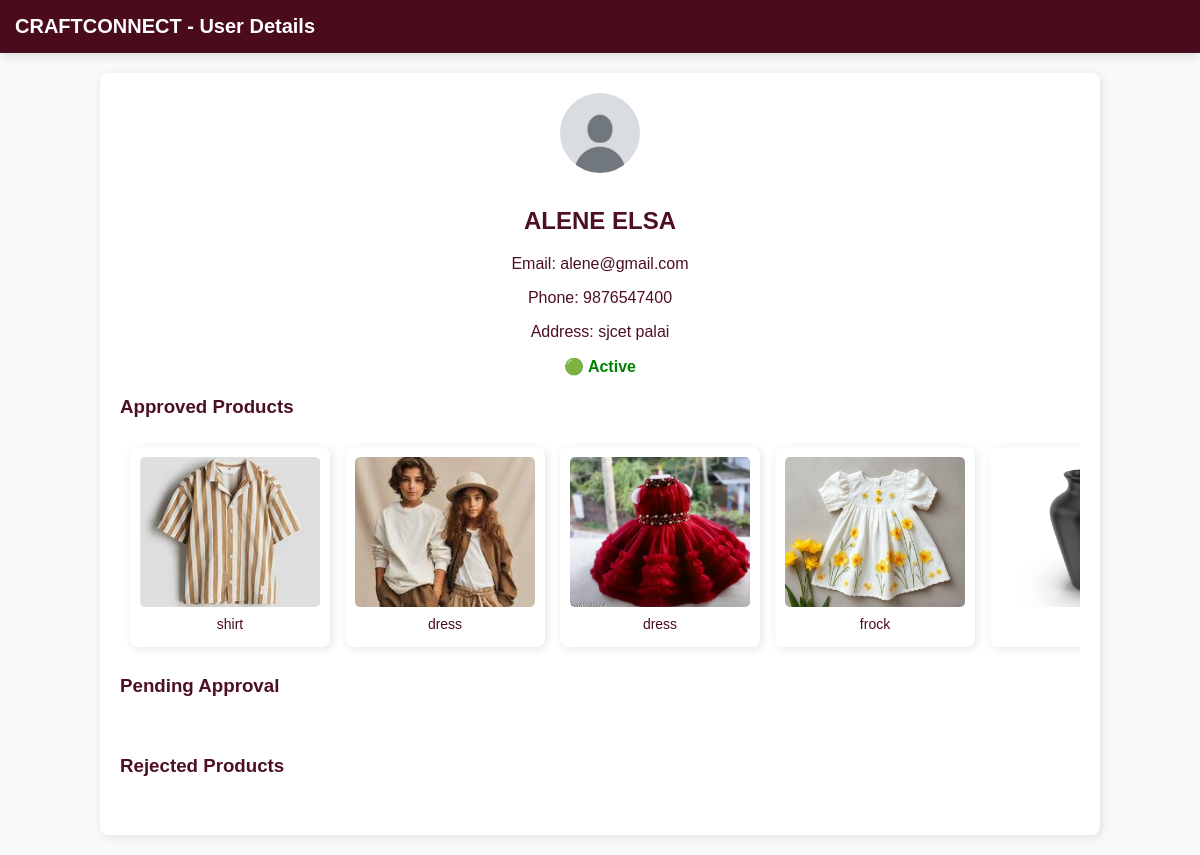
The app's page /admin/user/2 (signed in) with its own data.
### tables this page shows
CREATE TABLE users (
            id INTEGER PRIMARY KEY AUTOINCREMENT,
            name TEXT NOT NULL,
            email TEXT UNIQUE NOT NULL,
            password TEXT NOT NULL,
            user_type TEXT NOT NULL,
            profile_pic TEXT DEFAULT 'default_profile.jpg'
        , phone TEXT, whatsapp TEXT, address TEXT, description TEXT, username TEXT, suspended default 0, is_logged_in INTEGER DEFAULT 0);

CREATE TABLE products (
            id INTEGER PRIMARY KEY AUTOINCREMENT,
            name TEXT NOT NULL,
            description TEXT NOT NULL,
            price REAL NOT NULL,
            image TEXT NOT NULL,
            manufacturer_id INTEGER, approved INTEGER DEFAULT 0, category TEXT, stock_limit INTEGER DEFAULT NULL, size_chart TEXT,
            FOREIGN KEY (manufacturer_id) REFERENCES users (id)
        );

### app.py (the view)
@app.route('/admin/user/<int:user_id>')
def admin_user_details(user_id):
    if 'admin_logged_in' not in session:
        return redirect('/admin')
    conn = get_db_connection()
    user = conn.execute('SELECT * FROM users WHERE id = ?', (user_id,)).fetchone()
    if not user:
        conn.close()
        return "User not found", 404
    user_type = user['user_type']
    if user_type == 'customer':
        orders = conn.execute('''
            SELECT orders.*, products.name AS product_name, products.image, users.name AS manufacturer_name
            FROM orders
            JOIN products ON orders.product_id = products.id
            JOIN users ON products.manufacturer_id = users.id
            WHERE orders.user_id = ?
        ''', (user_id,)).fetchall()
        cart_items = conn.execute('''
            SELECT cart.*, products.name, products.image, products.price, users.name AS manufacturer_name
            FROM cart
            JOIN products ON cart.product_id = products.id
            JOIN users ON products.manufacturer_id = users.id
            WHERE cart.user_id = ?
        ''', (user_id,)).fetchall()
        reviews = conn.execute('''
            SELECT product_reviews.*, products.name AS product_name, products.image
            FROM product_reviews
            JOIN products ON product_reviews.product_id = products.id
            WHERE product_reviews.user_id = ?
        ''', (user_id,)).fetchall()
        conn.close()
        return render_template('admin_user_details.html', user=user, user_type=user_type, orders=orders, cart_items=cart_items, reviews=reviews)
    elif user_type == 'manufacturer':
        approved_products = conn.execute('SELECT * FROM products WHERE manufacturer_id = ? AND approved = 1', (user_id,)).fetchall()
        pending_products = conn.execute('SELECT * FROM products WHERE manufacturer_id = ? AND approved = 0', (user_id,)).fetchall()
        rejected_products = conn.execute('SELECT * FROM products WHERE manufacturer_id = ? AND approved = -1', (user_id,)).fetchall()
        conn.close()
        return render_template('admin_user_details.html', user=user, user_type=user_type, approved_products=approved_products, pending_products=pending_products, rejected_products=rejected_products)
    conn.close()
    return "Invalid user type", 400

### app.py (called while the page is built)
def get_db_connection():
    conn = sqlite3.connect("craftconnect.db")
    conn.row_factory = sqlite3.Row
    return conn

### templates/admin_user_details.html (shortened to what this page needs)
<!DOCTYPE html>
<html lang="en">
<head>
    <link rel="stylesheet" href="{{ url_for('static', filename='css/styles.css') }}">
</head>
<body>
    <div class="navbar">CRAFTCONNECT - User Details</div>
    <div class="container">
        <div class="user-info">
            <img src="{{ url_for('static', filename='uploads/' + user['profile_pic']) }}" alt="Profile Picture">
            <h2>{{ user['name'] }}</h2>
            <p>Email: {{ user['email'] }}</p>
            <p>Phone: {{ user['phone'] if user['phone'] else 'N/A' }}</p>
            <p>Address: {{ user['address'] if user['address'] else 'N/A' }}</p>
            {% if user.suspended == 1 %}
                <p style="color: red; font-weight: bold;">🔴 Suspended</p>
            {% else %}
                <p style="color: green; font-weight: bold;">🟢 Active</p>
            {% endif %}
        </div>
        {% if user_type == 'customer' %}
            <h3>Orders</h3>
            <div class="scroll-container">
                {% for order in orders %}
                    <div class="item-card">
                        <img src="{{ url_for('static', filename='uploads/' + order['image']) }}" alt="Product">
                        <p>{{ order['product_name'] }}</p>
                        <p>Ordered from: {{ order['manufacturer_name'] }}</p>
                        <p>Status: {{ order['status'] }}</p>
                    </div>
                {% endfor %}
            </div>
            <h3>Cart</h3>
            <div class="scroll-container">
                {% for item in cart_items %}
                    <div class="item-card">
                        <img src="{{ url_for('static', filename='uploads/' + item['image']) }}" alt="Product">
                        <p>{{ item['name'] }}</p>
                        <p>From: {{ item['manufacturer_name'] }}</p>
                        <p>Price: ${{ item['price'] }}</p>
                    </div>
                {% endfor %}
            </div>
            <h3>Reviews</h3>
            <div class="scroll-container">
                {% for review in reviews %}
                    <div class="item-card">
                        <img src="{{ url_for('static', filename='uploads/' + review['image']) }}" alt="Product">
                        <p>{{ review['product_name'] }}</p>
                        <p>Rating: ⭐{{ review['rating'] }}/5</p>
                        <p>"{{ review['feedback'] }}"</p>
                    </div>
                {% endfor %}
            </div>
        {% elif user_type == 'manufacturer' %}
            <h3>Approved Products</h3>
            <div class="scroll-container">
                {% for product in approved_products %}
                    <div class="item-card">
                        <img src="{{ url_for('static', filename='uploads/' + product['image']) }}" alt="Product">
                        <p>{{ product['name'] }}</p>
                    </div>
                {% endfor %}
            </div>
            <h3>Pending Approval</h3>
            <div class="scroll-container">
            </div>
            <h3>Rejected Products</h3>
            <div class="scroll-container">
            </div>
        {% endif %}
    </div>
</body>
</html>

### static/css/styles.css (style rules this page uses)
body { margin: 0; padding: 0; overflow-x: hidden; font-family: Arial, sans-serif; background: white; color: #4D0F28; min-height: 100vh; box-sizing: border-box; width:100%; max-width: 100%; }
.navbar { display: flex; justify-content: space-between; align-items: center; padding: 15px 30px; background: #4D0F28; color: white; box-shadow: 0px 4px 8px rgba(0, 0, 0, 0.1); max-width: 100%; flex-wrap: wrap; }
* { outline: none; box-sizing: border-box; max-width: 100vw; }

### templates/admin_user_details.html (style rules this page uses)
body { font-family: Arial, sans-serif; background-color: #f8f9fa; margin: 0; padding: 0; }
.navbar { width: 100%; background-color: #4a0c1c; padding: 15px; color: white; font-size: 20px; font-weight: bold; text-align: center; }
.container { max-width: 1000px; margin: 20px auto; background: white; padding: 20px; border-radius: 8px; box-shadow: 2px 2px 10px rgba(0, 0, 0, 0.1); }
.user-info { text-align: center; margin-bottom: 20px; }
.user-info img { width: 80px; height: 80px; border-radius: 50%; object-fit: cover; margin-bottom: 10px; }
.scroll-container { display: flex; overflow-x: auto; padding: 10px; gap: 15px; }
.item-card { min-width: 200px; background: white; padding: 10px; border-radius: 8px; box-shadow: 2px 2px 10px rgba(0, 0, 0, 0.1); text-align: center; transition: 0.3s; }
.item-card img { width: 100%; height: 150px; object-fit: cover; border-radius: 5px; }
.item-card p { margin: 5px 0; font-size: 14px; color: #4a0c1c; }

### records on screen
users: profile_pic (placeholder picture), name "ALENE ELSA", email "alene@gmail.com", phone "9876547400", address "sjcet palai"
products: image (picture), name "shirt"
products: image (picture), name "dress"
products: image (picture), name "dress"
products: image (picture), name "frock"
products: image (picture)
